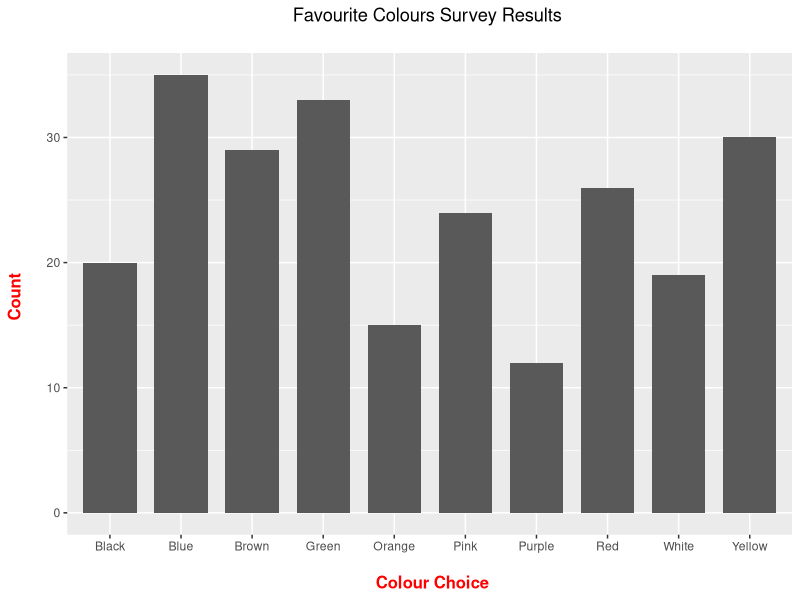
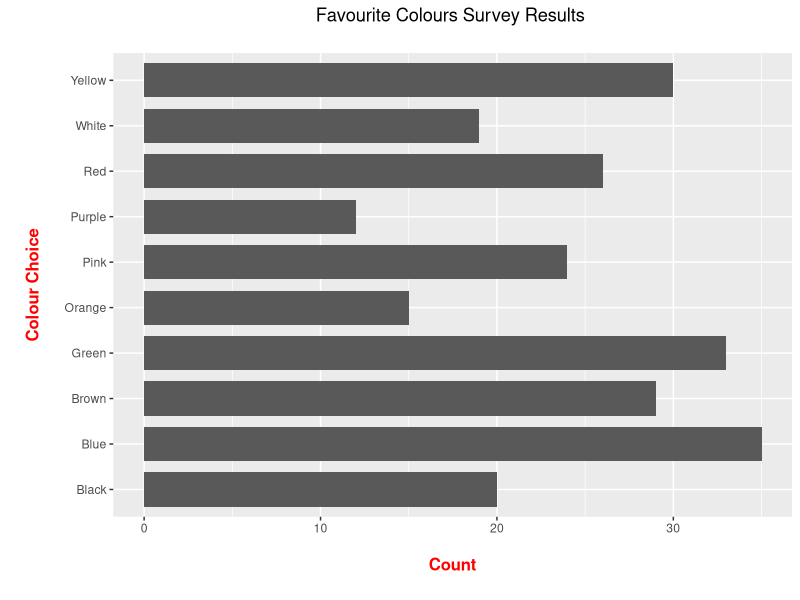
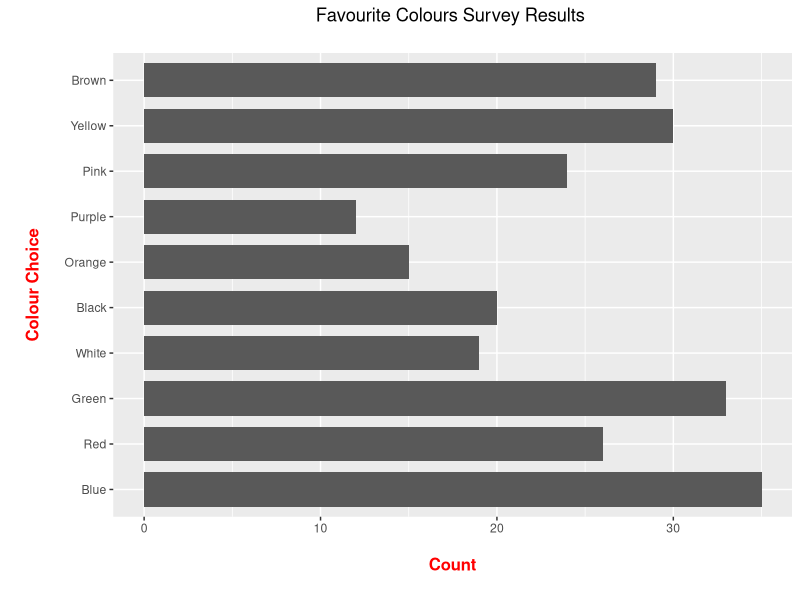
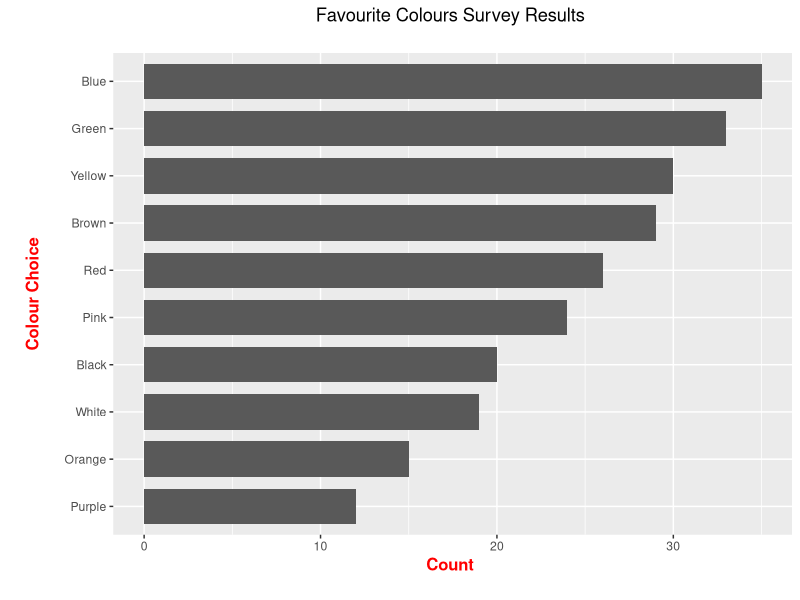
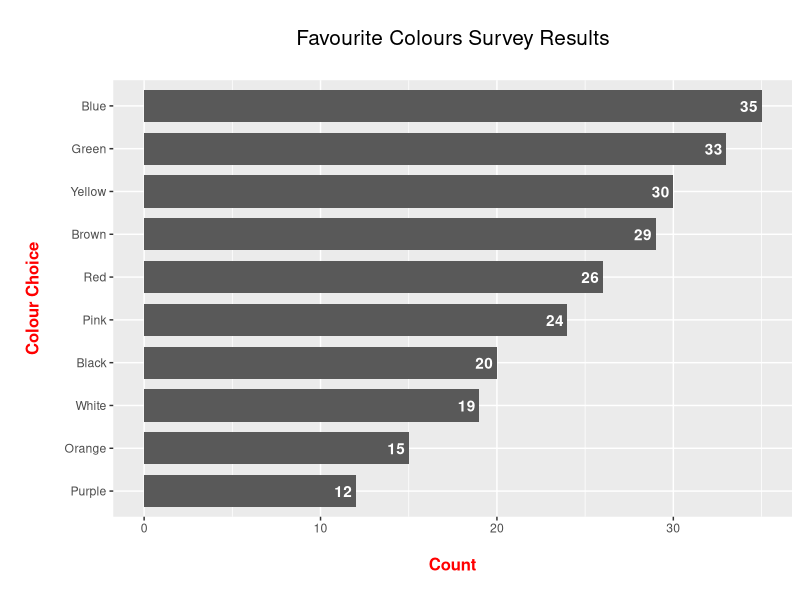

Write the R code that produced these figures, in order.
# Sideways Bar Graph (Simple One)

# References:
# http://rstudio-pubs-static.s3.amazonaws.com/7433_4537ea5073dc4162950abb715f513469.html
# R Graphics Cookbook by Winston Chang (2012)


# Load packages:

library(ggplot2)

# Favourite Colour Survey (Made-Up/Fake Data):

colour_choices <- c("Blue", "Red", "Green", "White", "Black", "Orange", 
                    "Purple", "Pink", "Yellow", "Brown")

colour_counts <- c(35, 26, 33, 19, 20, 15, 12, 24, 30, 29)

colour_table <- data.frame(colour_choices, colour_counts)

# Preview table:

colour_table

# Check data structure:

str(colour_table)

# Rename columns:

colnames(colour_table) <- c("Colour", "Count")

# Total Number in Survey:

(total_num <- sum(colour_table[, 2]))


##--------------------------------------------------

## ggplot bar Graph:

ggplot(data = colour_table, aes(x = Colour, y = Count)) +
  geom_bar(stat = "identity", width = 0.75) +
  labs(x = "\n Colour Choice", y = "Count \n", title = "Favourite Colours Survey Results \n") +
  theme(plot.title = element_text(hjust = 0.5), 
        axis.title.x = element_text(face="bold", colour="red", size = 12),
        axis.title.y = element_text(face="bold", colour="red", size = 12))

## Sideways Bar Graph (Add coord_flip())

ggplot(data = colour_table, aes(x = Colour, y = Count)) +
  geom_bar(stat = "identity", width = 0.75) +
  coord_flip() +
  labs(x = "\n Colour Choice \n", y = "\n Count \n", title = "Favourite Colours Survey Results \n") +
  theme(plot.title = element_text(hjust = 0.5), 
        axis.title.x = element_text(face="bold", colour="red", size = 12),
        axis.title.y = element_text(face="bold", colour="red", size = 12))

##----------------

## Colours are in ABC order, not in order as defined in the beginning. Some fixes needed.

# Fix first column:

colour_table$Colour <- factor(colour_table$Colour, levels = colour_choices)

## Sideways Bar Graph Reattempt (Colours from bottom to top)

ggplot(data = colour_table, aes(x = Colour, y = Count)) +
  geom_bar(stat = "identity", width = 0.75) +
  coord_flip() +
  labs(x = "\n Colour Choice \n", y = "\n Count \n", title = "Favourite Colours Survey Results \n") +
  theme(plot.title = element_text(hjust = 0.5), 
        axis.title.x = element_text(face="bold", colour="red", size = 12),
        axis.title.y = element_text(face="bold", colour="red", size = 12))

##----------------

## Sorting the colours from most popular to least popular sideways bar graph:

# We fix it by using the factor function again but with a modification.
# Reference: http://rstudio-pubs-static.s3.amazonaws.com/7433_4537ea5073dc4162950abb715f513469.html
# order(colour_table$Count) puts the row numbers from smallest to largest:

colour_table$Colour <- factor(colour_table$Colour, 
                              levels = colour_table$Colour[order(colour_table$Count)])

ggplot(data = colour_table, aes(x = Colour, y = Count)) +
  geom_bar(stat = "identity", width = 0.75) +
  coord_flip() +
  labs(x = "\n Colour Choice \n", y = "Count \n", title = "Favourite Colours Survey Results \n") +
  theme(plot.title = element_text(hjust = 0.5), 
        axis.title.x = element_text(face="bold", colour="red", size = 12),
        axis.title.y = element_text(face="bold", colour="red", size = 12))


## Adding labels (Add geom_text()):

ggplot(data = colour_table, aes(x = Colour, y = Count)) +
  geom_bar(stat = "identity", width = 0.75) +
  coord_flip() +
  geom_text(aes(label = Count), hjust = 1.2, colour = "white", fontface = "bold") +
  labs(x = "\n Colour Choice \n", y = "\n Count \n", title = "\n Favourite Colours Survey Results \n") +
  theme(plot.title = element_text(hjust = 0.5, size = 15), 
        axis.title.x = element_text(face="bold", colour="red", size = 12),
        axis.title.y = element_text(face="bold", colour="red", size = 12))

